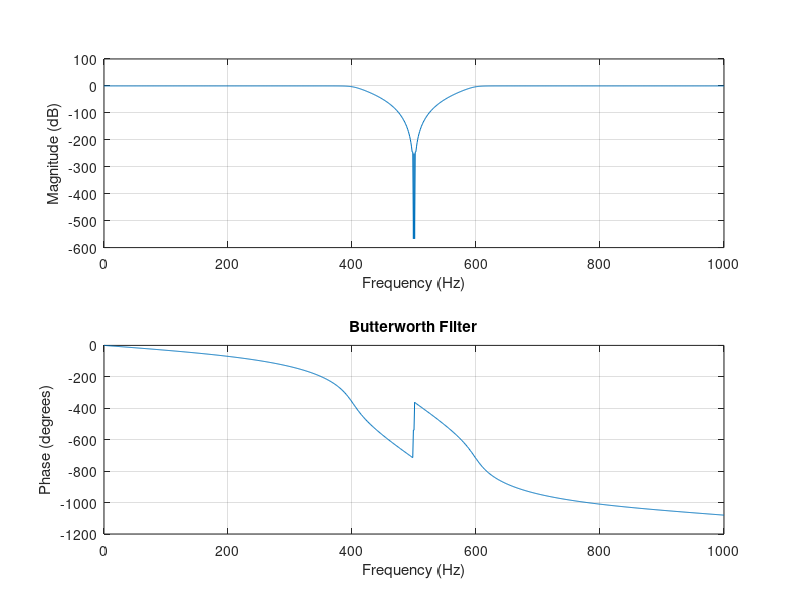
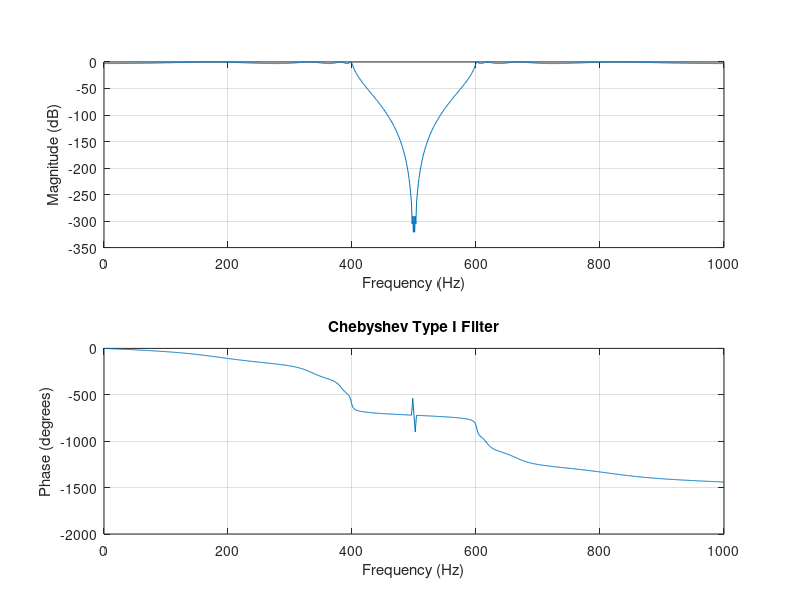
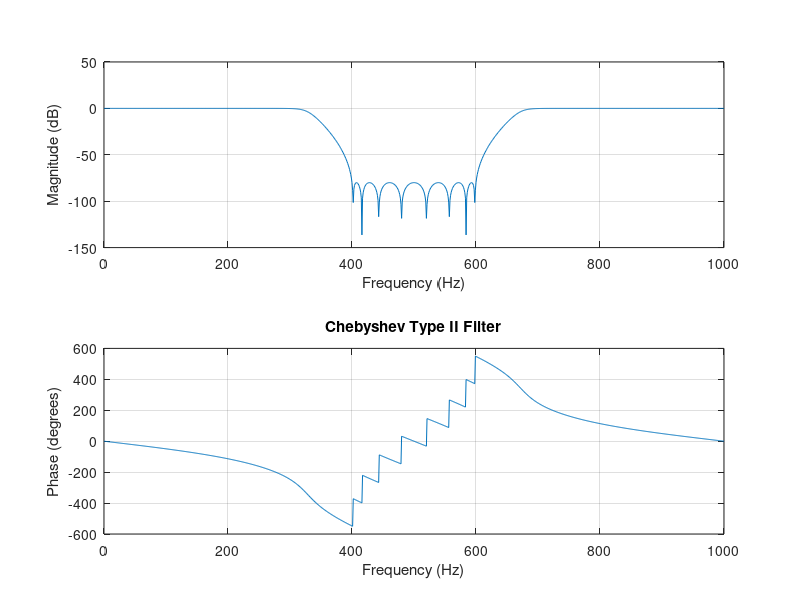
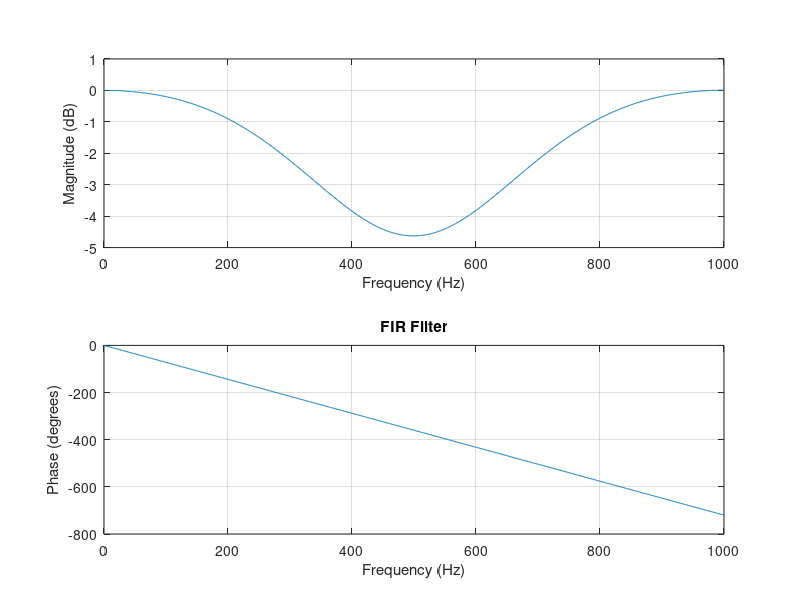

Write MATLAB code to recreate these figures, in order.
clear all; close all;

fpr = 2000; 
f1 = 400; 
f2 = 600; 
N = 8; 
Rp = 3; 
Rs = 80;

% Filtr Butterwortha
[b_butter, a_butter] = butter(N, [f1, f2]/(fpr/2), 'stop');

% Filtr Chebysheva typu I
[b_cheby1, a_cheby1] = cheby1(N, Rp, [f1, f2]/(fpr/2), 'stop');

% Filtr Chebysheva typu II
[b_cheby2, a_cheby2] = cheby2(N, Rs, [f1, f2]/(fpr/2), 'stop');

% Filtr FIR
b_fir = fir1(N, [f1, f2]/(fpr/2), 'stop');
a_fir = 1;

% Sprawdzenie H(f) dla każdego filtra
Npunkt = 1000; 
freqz(b_butter, a_butter, Npunkt, fpr);
title('Butterworth Filter');

figure;
freqz(b_cheby1, a_cheby1, Npunkt, fpr);
title('Chebyshev Type I Filter');

figure;
freqz(b_cheby2, a_cheby2, Npunkt, fpr);
title('Chebyshev Type II Filter');

figure;
freqz(b_fir, a_fir, Npunkt, fpr);
title('FIR Filter');

% Wymagania dla sygnału
Nx = 1000; 
dt = 1/fpr; 
t = dt*(0:Nx-1); 
fx1 = 10; 
fx2 = 500;

% Generacja sygnału
x = sin(2*pi*fx1*t) + sin(2*pi*fx2*t);

% Filtracja sygnału dla każdego filtra
y_butter = filter(b_butter, a_butter, x);
y_cheby1 = filter(b_cheby1, a_cheby1, x);
y_cheby2 = filter(b_cheby2, a_cheby2, x);
y_fir = filter(b_fir, a_fir, x);

% Wyświetlenie wyników
figure;
subplot(2, 2, 1);
plot(t, x, 'b-', t, y_butter, 'r-');
title('Butterworth Filter');
legend('We', 'Wy');

subplot(2, 2, 2);
plot(t, x, 'b-', t, y_cheby1, 'r-');
title('Chebyshev Type I Filter');
legend('We', 'Wy');

subplot(2, 2, 3);
plot(t, x, 'b-', t, y_cheby2, 'r-');
title('Chebyshev Type II Filter');
legend('We', 'Wy');

subplot(2, 2, 4);
plot(t, x, 'b-', t, y_fir, 'r-');
title('FIR Filter');
legend('We', 'Wy');
